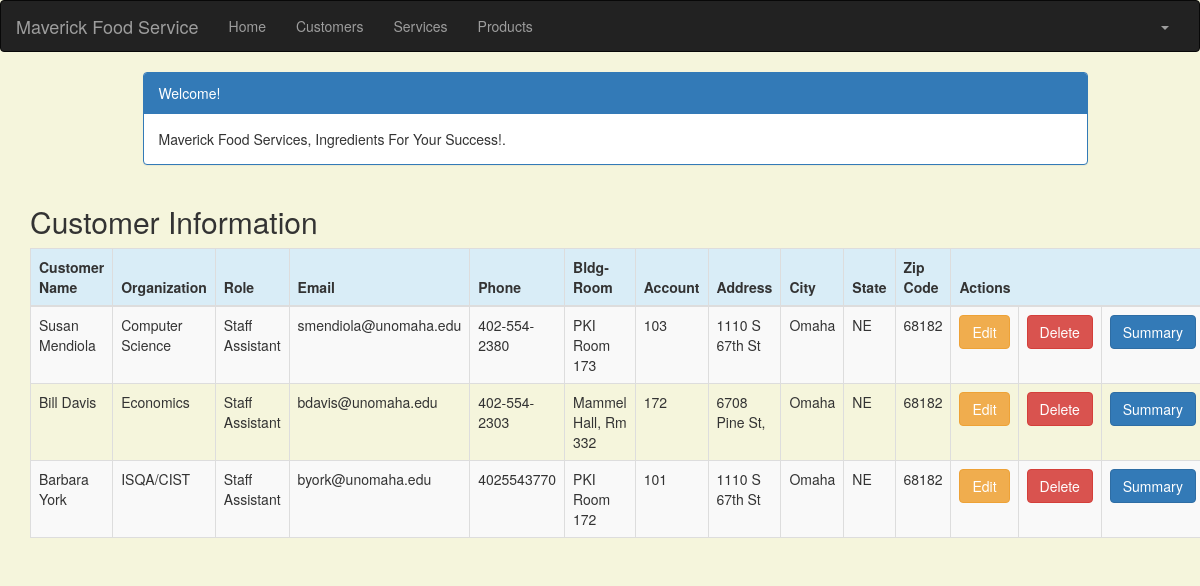
The app's page /customer_list (signed in), older data.
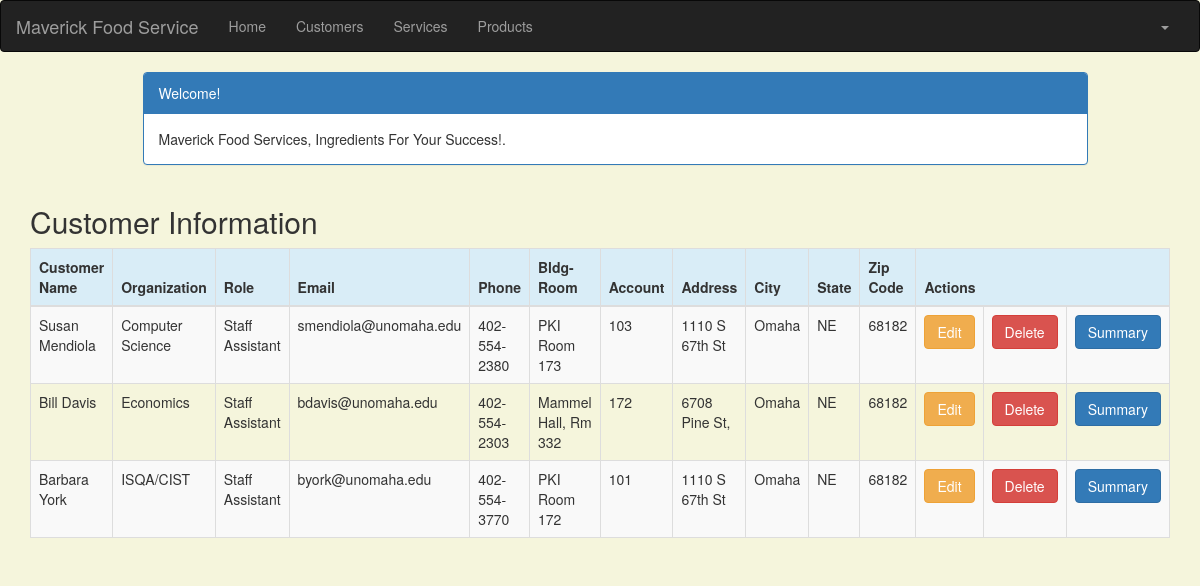
The same page, newer data.
### crm/models.py (models this page shows, shortened)
class Customer(models.Model):
    cust_name = models.CharField(max_length=50)
    organization = models.CharField(max_length=100, blank=True)
    role = models.CharField(max_length=100)
    email = models.EmailField(max_length=100)
    bldgroom = models.CharField(max_length=100)
    address = models.CharField(max_length=200)
    account_number = models.IntegerField(blank=False, null=False)
    city = models.CharField(max_length=50)
    state = models.CharField(max_length=50)
    zipcode = models.CharField(max_length=10)
    phone_number = models.CharField(max_length=50)
    created_date = models.DateTimeField(
        default=timezone.now)
    updated_date = models.DateTimeField(auto_now_add=True)

### crm/views.py (the view)
# urls.py: path('customer_list', views.customer_list, name='customer_list'),
@login_required
def customer_list(request):
    customer = Customer.objects.filter(created_date__lte=timezone.now())
    return render(request, 'crm/customer_list.html',
                 {'customers': customer})

### crm/templates/crm/customer_list.html (shortened to what this page needs)
<!DOCTYPE html>
{% extends 'crm/base.html' %}
{% block content %}
<html lang="en">
<head>
        <link rel="stylesheet" href="https://maxcdn.bootstrapcdn.com/bootstrap/3.3.4/css/bootstrap.min.css">
    </head>
    <body>
    <div class="container">
        <div class="row">
            <div class="col-md-10 col-md-offset-1">
                <div class="panel panel-primary">
                    <div class="panel-heading">Welcome!</div>
                    <div class="panel-body">
                        Maverick Food Services, Ingredients For Your Success!.
                    </div>
                </div>
            </div>
        </div>
    </div>
    <div class="row">
        <h2 style="padding-left: 15Px">Customer Information</h2>
    </div>
    <div>
        <table class="table table-striped table-bordered table-hover">
            <thead>
            <tr class="bg-info">
                <th>Customer Name</th>
                <th>Organization</th>
                <th>Role</th>
                <th>Email</th>
                <th>Phone</th>
                <th>Bldg-Room</th>
                <th>Account</th>
                <th>Address</th>
                <th>City</th>
                <th>State</th>
                <th>Zip Code</th>
                <th colspan="3">Actions</th>
            </tr>
            </thead>
            <tbody>
            {% for customer in customers %}
                <tr>
                    <td>{{ customer.cust_name }}</td>
                    <td>{{ customer.organization }}</td>
                    <td>{{ customer.role }}</td>
                    <td>{{ customer.email }}</td>
                    <td>{{ customer.phone_number }}</td>
                    <td>{{ customer.bldgroom }}</td>
                    <td>{{ customer.account_number }}</td>
                    <td>{{ customer.address }}</td>
                    <td>{{ customer.city }}</td>
                    <td>{{ customer.state }}</td>
                    <td>{{ customer.zipcode }}</td>
                    <td><a href="{% url 'crm:customer_edit' pk=customer.pk %}" class="btn btn-warning">Edit</a>
                    <td><a href="{% url 'crm:customer_delete' pk=customer.pk %}"
                           onclick="return confirm('Are you sure you want to delete?')"
                           class="btn btn-danger">Delete</a>
                    </td>
                   <td><a href="{% url 'crm:summary' pk=customer.pk %}"
                           class="btn btn-primary">Summary</a>
            {% endfor %}
            </tbody>
        </table>
    </div>
    </body>
    </html>
{% endblock %}

Row changes from the older to the newer data that the page shows:
changed Customer "Barbara York": phone_number "4025543770" → "402-554-3770"
